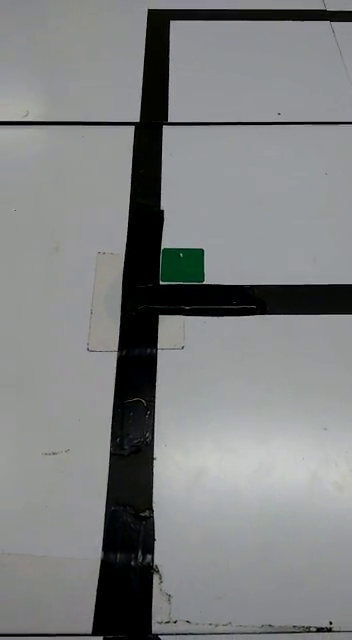
//> input picture frame 59 of line2.avi, 352 x 640 px
$ ./NotPiLine_3.1_8   (built with g++ and OpenCV 4)
//> lines starting //> are read from the running program, lines starting //| are printed output that depends on the picture; after the words box and inside, x2 and y2 are one past the last pixel; in counts of white or black regions, pixels touching at a corner belong together
//============================================================================
// Name        : VideoShow.cpp
// Author      : Frederik Eberhard
// Version     :
// Copyright   : Your copyright notice
// Description : Line-detection-programm (no comms)
//============================================================================

#include <iostream>
#include "opencv2/opencv.hpp"


using namespace std;
using namespace cv;

int pic_rows;
int pic_cols;
const int ANZAHL = 5;

const float mingross = 0.1;   //prozent von gesamten ROI, die die Linie mindestens aufnehmen muss, bevor sie gezählt wird  (0.1)
const float cerheigth = 0.6; //linethickness value (how high, bevor it is considered to be vertical and is counted)

float ymin = 0;
float ymax = 0;
float xmin = 0;
float xmax = 0;

int index_arr[ANZAHL][ANZAHL];
int roisize = 0;

cv::Mat img_rgb;
cv::Mat img_gminb;		 //gruen minus blau
cv::Mat img_gminr;		 //gruen minus rot
cv::Mat img_unterschied; //unterschied zwichen den beiden oberen /\ ( gminb und gminr )
cv::Mat img_binunt; 		 //Bin�risiert auf den Unterschied
cv::Mat img_binhell; 		 //Bin�risiert auf die Helligkeit
cv::Mat img_binsw;
cv::Mat img_blur;   //unused
cv::Mat img_roi;    //unused
cv::Mat img_bin;
cv::Mat img_hsv;
cv::Mat img_sw;     //unused


					/*
					cv::Mat img_edgy;
					int thrVal = 100;  //starting threshhold value
					int thrVal2 = 100;  //starting threshhold value
					int thrVal3 = 100;  //starting threshhold value
					int thrVal4 = 100;  //starting threshhold value


					cv::Mat img_sat;
					int alpha = 1;
					int beta = 10;
					*/
					/*
					std::vector<int> brightnesses;
					std::vector<cv::Mat> hsv_splitmat;  //Ein Vektor von Matritzen für Hue, Saturation und Value
					std::vector<cv::Point> differences;  //x-pos == difference in Value, y-pos == pos in brightnesses
					int blackvalue;*/
					/*
					std::vector<int> brightnesses;  //stores the brightnesses at current
					std::vector<cv::Mat> hsv_splitmat;  //Ein Vektor von Matritzen für Hue, Saturation und Value
					std::vector<int> differences;  //stores the differences of current to next
					std::vector<int> blacks;  //stores the blacks
					*/
std::vector<cv::Mat> hsv_splitmat;  //Ein Vektor von Matritzen für Hue, Saturation und Value
int color_values[256];
int blackvalue;

std::vector<cv::Mat> splitmat;  //Ein Vektor von Matritzen für Rot, Gruen und Blau

cv::Mat ROIs[ANZAHL][ANZAHL]; //Vector of Matritzen
std::vector<std::vector<cv::Point> > contours_arr[ANZAHL][ANZAHL]; //für schwarz

cv::Point Dots[ANZAHL][ANZAHL];
cv::Point DotsReal[ANZAHL][ANZAHL];
bool Connections[ANZAHL][ANZAHL][4];  //[x][y]Point on grid 0123 Connections to  top left bottom right

									  //cv::Point Links[ANZAHL][ANZAHL][4][4];  //first two [][] for current x,y pos  next[] for which connection and last[] for wich connection on the deleted node
std::vector<cv::Point> Links[ANZAHL][ANZAHL];  //first two [][] for current x,y pos and vector for all the Links of that field
cv::Point point;  //temp point storage
int tempdirection2; //tempdirection
int extx = 0;	// extra x value
int exty = 0;	// extra y value
				//cv::Point TempLinks[ANZAHL][ANZAHL][4][4];  //first two [][] for current x,y pos  next[] for which connection and last[] for wich connection on the deleted node
std::vector<cv::Point> TempLinks[ANZAHL][ANZAHL];

cv::Point temppoint = cv::Point(0, 0);
bool TempConnections[ANZAHL][ANZAHL][4];  //Connections that will get changed in repeat
cv::Point linesstart[ANZAHL*ANZAHL];
cv::Point linesend[ANZAHL*ANZAHL];
int amount = 0;
int linksamount = 0;

vector<vector<vector<cv::Point>>> Vertecies;  //all final Vertecies sorted by line

cv::Point greendots[2];
std::vector<std::vector<cv::Point> > contours_green[2]; //für grün ( 2 für die möglichen zwei grünen Punkte )
int index_green[2];

cv::Point heading = cv::Point();

cv::Point startPoint;  //starting Point of Line


int linethickness = 0;
//const int extravalue = 5;  //extravalue + linthickness for linescheck()
const float percentage = 1.2;  //linethickness * percentage 7

void color_set();  //name is work in progress
void img_set();
void makeROIs();
void makeConturesandDots();
void lines();
void linescheck();
void find_begining();
bool repeat(int x, int y);
bool repeat(int x, int y, bool loop, cv::Point fork, vector<cv::Point>& loopvec);
void find_greendot();
void link_clean();
void get_startPoint(cv::Point& sP);	//gets the Startpoint of the Line
void loops();
//void get_loop(cv::Point fork, vector<cv::Point>&);
void find_heading();
void draw();
void show();

int find_linethickness();
int get_av_width(int x, int y);
int get_av_height(int x, int y);
float get_median_thickness(int x, int y, bool direction);
int get_borderpos(int x, int y, int direction);
int get_borderthickness(int x, int y, int direction);
int get_maxdimensions(int x, int y, bool direction);
float get_median(vector<int>&);
float get_average(vector<int>&);
bool similar(int a, int b);
float dist(cv::Point a, cv::Point b);
cv::Point get_fork(bool(&arr)[ANZAHL][ANZAHL]);
vector<cv::Point> get_forks();
vector<vector<cv::Point>> get_fork_verts(vector<cv::Point>& forks, int pos);
void get_fork_vertex(cv::Point pos, cv::Point startingFork, vector<cv::Point>& forks, bool(&TConnections)[ANZAHL][ANZAHL][4], std::vector<cv::Point>(&TLinks)[ANZAHL][ANZAHL], vector<cv::Point>& vertex);
//vector<vector<cv::Point>> get_fork_loop_vertecies(vector<cv::Point>(&tempVertexLinks)[ANZAHL][ANZAHL], bool(&save_verts_at_fork)[ANZAHL][ANZAHL]);
//vector<cv::Point> get_save_vertex(cv::Point pos, vector<cv::Point>& vertex, vector<cv::Point>(&tempVertexLinks)[ANZAHL][ANZAHL], bool(&save_verts_at_fork)[ANZAHL][ANZAHL]);
void create_vertecies(vector<vector<cv::Point>>& final_verts, cv::Point lastVertexEnd, cv::Point lastPosition, vector<vector<vector<cv::Point>>>& vertecies);
void v_sort(vector<int>&);


int main() {

	//Erstelle Objekt von Klasse cv::VideoCapture und �ffne das Video "line.avi"
	cv::VideoCapture cap("line2.avi");

	//Pr�fe ob das Video geöffnet werden konnte
	if (!cap.isOpened()) {
		std::cout << "Problem beim �ffnen der Datei" << std::endl;
		return -1;
	}
	//Setze Framerate und die Auflösung
	cap.set(cv::CAP_PROP_FPS, 30);
	cap.set(cv::CAP_PROP_FRAME_WIDTH, 640);
	cap.set(cv::CAP_PROP_FRAME_HEIGHT, 480);

	//Füge Fenster zum Server hinzu
	cv::namedWindow("RGB");
	cv::namedWindow("BLUR");
	cv::namedWindow("GREEN");
	//	cv::namedWindow("Edges");
	cv::namedWindow("BinSW");

	while (1) {
		std::cout << "Hallo1 " << std::endl;
		cap.read(img_rgb);
//> img_rgb is the input picture: 640 rows x 352 cols, CV_8UC3; mean B, G, R 129.1, 128.8, 126.9
		std::cout << "Hallo2 " << std::endl;
		if (img_rgb.empty()) {
			std::cout << "Fehler beim holen des Bildes" << std::endl;
			return -2;
		}

		std::cout << "Hallo3 " << std::endl;
		pic_rows = img_rgb.rows;
		pic_cols = img_rgb.cols;
		std::cout << "Rows, Cols" << pic_rows << pic_cols << std::endl;
//| Rows, Cols640352

		color_set();
		//cv::cvtColor(img_rgb, img_edgy, CV_BGR2GRAY);

		std::cout << "Hallo3.5 " << std::endl;
		img_set();
		std::cout << "Hallo4 " << std::endl;
		makeROIs();
		std::cout << "Hallo5 " << std::endl;
		makeConturesandDots();
		std::cout << "Hallo6 " << std::endl;
		lines();
		std::cout << "Hallo7 " << std::endl;
		linethickness = find_linethickness();
		std::cout << "Hallo8 " << std::endl;
		linescheck();
		std::cout << "Hallo9 " << std::endl;
		find_begining();
		std::cout << "Hallo10 " << std::endl;
		find_greendot();
		std::cout << "Hallo11 " << std::endl;
		link_clean();
		get_startPoint(startPoint);
		loops();
		find_heading();
		std::cout << "Hallo12 " << std::endl;
		draw();
		std::cout << "Hallo13 " << std::endl;
		show();
		std::cout << "Hallo14 " << std::endl;
	}
	std::cout << "BYYYY " << std::endl;
	return 0;
}	//Oben wurde zuweit eingeschoben
	/*
	void color_set() {
	cv::cvtColor(img_rgb, img_edgy, CV_BGR2GRAY);
	img_sat = Mat::zeros(img_rgb.size(), img_rgb.type());
	createTrackbar("Trackbar", "Edges", &alpha, 500);
	createTrackbar("Trackbar2", "Edges", &beta, 1000);
	img_edgy.convertTo(img_sat, -1, alpha, -beta);
	}

	void color_set() {
	createTrackbar("Trackbar", "Edges", &thrVal, 500);
	cv::cvtColor(img_rgb, img_edgy, CV_BGR2GRAY);
	Canny(img_edgy, img_edgy, thrVal, thrVal*3, 3);
	vector<Vec4i> lines;
	createTrackbar("Trackbar2", "RGB", &thrVal2, 500);
	createTrackbar("Trackbar3", "RGB", &thrVal3, 500);
	createTrackbar("Trackbar4", "RGB", &thrVal4, 500);
	HoughLinesP(img_edgy, lines, 1, CV_PI / 180, thrVal2, thrVal3, thrVal4);
	for (size_t i = 0; i < lines.size(); i++)
	{
	line(img_rgb, Point(lines[i][0], lines[i][1]),
	Point(lines[i][2], lines[i][3]), Scalar(0, 255, 255), 3, 8);
	}
	}
	*/
	/*
	void color_set() {
	brightnesses.clear();
	differences.clear();

	std::cout << "Hallo3.1 " << std::endl;
	//RGB -> HSV
	cv::cvtColor(img_rgb, img_hsv, cv::COLOR_BGR2HSV);
	cv::split(img_hsv, hsv_splitmat);

	for (int y = pic_rows - 1; y > 0 + ((pic_rows / 5) * 2); y -= (pic_rows / 5)) {
	for (int x = 0; x < pic_cols; x += 2) {
	brightnesses.push_back(hsv_splitmat[2].at<uchar>(y, x));  //using only the value (brightness of pixel)
	}
	}
	v_sort(brightnesses);
	std::cout << "Hallo3.4 " << std::endl;
	std::cout << "Brightnesses : ";
	for (int i = 0; i < brightnesses.size(); i++) {
	std::cout << " " << brightnesses[i];
	}
	std::cout << std::endl;

	for (int j = 0; j < brightnesses.size() - 1; j++) {
	differences.push_back(cv::Point((brightnesses[j + 1] - brightnesses[j]), j));
	}
	vector<int> holdvector;
	for (int i = 0; i < differences.size(); i++) {
	holdvector.push_back(differences[i].x);
	}
	v_sort(holdvector);
	std::cout << "Hallo3.5 " << std::endl;
	std::cout << "Differences : ";
	for (int i = 0; i < holdvector.size(); i++) {
	std::cout << " " << holdvector[i];
	}
	std::cout << std::endl;

	int v = holdvector[holdvector.size() - 1];
	for (int i = 0; i < differences.size(); i++) {
	if (differences[i].x == v) {
	blackvalue = brightnesses[differences[i].y];
	}
	}
	std::cout << "Hallo3.6 " << std::endl;
	std::cout << "Blackvalue " << blackvalue << std::endl;

	}*/
	/*
	void color_set() {
	blacks.clear();
	blackvalue = 0;

	std::cout << "Hallo3.1 " << std::endl;
	cv::cvtColor(img_rgb, img_hsv, cv::COLOR_BGR2HSV);
	cv::split(img_hsv, hsv_splitmat);

	int mediandiffernce = 0;
	int beginning = 0;
	int end = pic_cols;

	for (int i = 0; i < 3; i++) {
	brightnesses.clear();
	differences.clear();

	mediandiffernce = 0;
	beginning = 0;
	end = pic_cols;

	int y = static_cast<int>((pic_rows / 5) * (5 - i)) - 1;  //static_cast<int> converts to data type ( in this case int )
	std::cout << "Hallo3.2 " << " y " << y << std::endl;
	for (int x = 0; x < pic_cols; x += 2) {
	brightnesses.push_back(hsv_splitmat[2].at<uchar>(y, x));  //using only the value (brightness of pixel)
	}

	std::cout << "brightnesses : ";
	for (int i = 0; i < brightnesses.size(); i++) {
	std::cout << " " << brightnesses[i];
	}
	std::cout << std::endl;

	for (int j = 0; j < brightnesses.size() - 1; j++) {
	differences.push_back(std::abs(brightnesses[j + 1] - brightnesses[j]));  //absolute difference
	}

	std::cout << "differences : ";
	for (int i = 0; i < differences.size(); i++) {
	std::cout << " " << differences[i];
	}
	std::cout << std::endl;

	mediandiffernce = get_average(differences);
	std::cout << "Hallo3.3 " << " mediandiffernce " << mediandiffernce << std::endl;
	for (int j = 0; j < differences.size(); j++) {
	if (differences[j] > (mediandiffernce + 1) * 2) {
	std::cout << "Hallo3.4 " << std::endl;
	if (brightnesses[j] > brightnesses[j + 1]) {  //if current is bigger than next ( white -> black )
	beginning = j + 1;
	}
	else {
	end = j;
	}
	}
	}

	std::cout << "Hallo3.5 " << "beginning : " << beginning << " end : " << end << std::endl;

	if (beginning != 0 || end != pic_cols) {
	for (int j = beginning; j < end; j++) {
	blacks.push_back(brightnesses[j]);
	}
	}
	}
	std::cout << "blacks : ";
	for (int i = 0; i < blacks.size(); i++) {
	std::cout << " " << blacks[i];
	}
	std::cout << std::endl;

	blackvalue = get_average(blacks);
	}*/

void color_set() {
	int val = 0;
	int loc[] = { 0,255 };  // 0 = black  1 = white
	bool ready = false;
	for (int i = 0; i < 256; i++) {
		color_values[i] = 0;
	}

	std::cout << "Hallo3.1 " << std::endl;
	//RGB -> HSV
	cv::cvtColor(img_rgb, img_hsv, cv::COLOR_BGR2HSV);
//> img_hsv: 640 rows x 352 cols, CV_8UC3; mean H, S, V 79.6, 18.8, 130.2
	cv::split(img_hsv, hsv_splitmat);
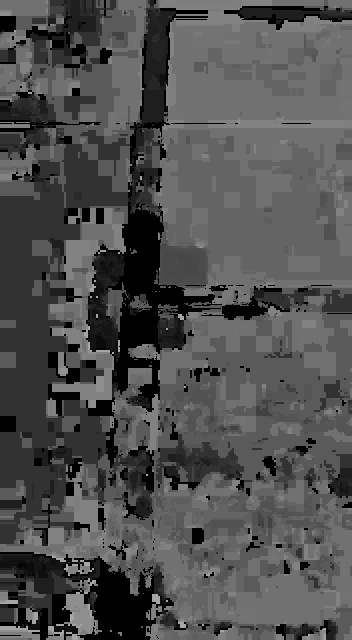
//> hsv_splitmat[0]: 640 rows x 352 cols, CV_8UC1; min 0, max 168, mean 79.6
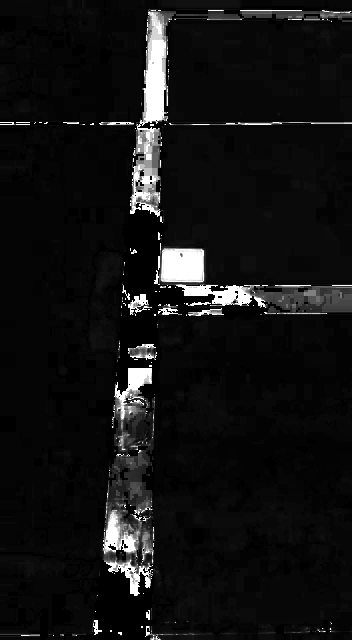
//> hsv_splitmat[1]: 640 rows x 352 cols, CV_8UC1; min 0, max 255, mean 18.8

	for (int y = 0; y < pic_rows; y++) {
		for (int x = 0; x < pic_cols; x++) {
			val = hsv_splitmat[2].at<uchar>(y, x);
			//std::cout << "val " << val << std::endl;
			color_values[val]++;
		}
	}
//> this loop made 640 passes
//> val on passes 1 to 3: 141, 141, 142
//> after the loop, val = 127; color_values = 256 values, max 19257 at index 156, min 0 at index 204, mean 880
	for (int i = 0; i < 256; i++) {
		std::cout << i << ": " << color_values[i] << std::endl;
	}
//> this loop made 256 passes
//| 0: 9814
//| 1: 1558
//| 2: 1703
//| 3: 2271
//| 4: 2099
//> (output is shown up to pass 5 of 256)

	for (int i = 0; i < 256; i++) {
		if (color_values[i] > 3000) {
			ready = true;
		}
		if (ready == true) {
			if (color_values[i] >= (color_values[loc[0]] * 0.3)) {
				if (color_values[i] > color_values[loc[0]]) {
					loc[0] = i;
				}
			}
			else {
				std::cout << "i " << i << " loc " << loc[0] << std::endl;
				break;
			}
		}
	}
	ready = false;
	for (int i = 255; i >= 0; i--) {
		if (color_values[i] > 3000) {
			ready = true;
		}
		if (ready == true) {
			if (color_values[i] >= (color_values[loc[1]] * 0.3)) {
				if (color_values[i] > color_values[loc[1]]) {
					loc[1] = i;
				}
			}
			else {
				std::cout << "i " << i << " loc " << loc[1] << std::endl;
				break;
			}
		}
	}

	std::cout << "blackvalue " << (loc[0] + loc[1]) / 2 - 5 << std::endl;
	blackvalue = (loc[0] + loc[1]) / 2 - 5;
}

/*
void color_set() {  //medium value of image
	int a = 0;
	for (int x = 0; x < pic_cols; x++) {
		for (int y = 0; y < pic_rows; y++) {
			a += hsv_splitmat[2].at<uchar>(y, x);
		}
	}
	a /= pic_cols*pic_rows;  //average image value
	blackvalue = a;
}
*/

void img_set() {

	//Binarisierung + Green Image
	cv::inRange(img_hsv, cv::Scalar(60, 100, 25), cv::Scalar(90, 255, 150), img_bin);
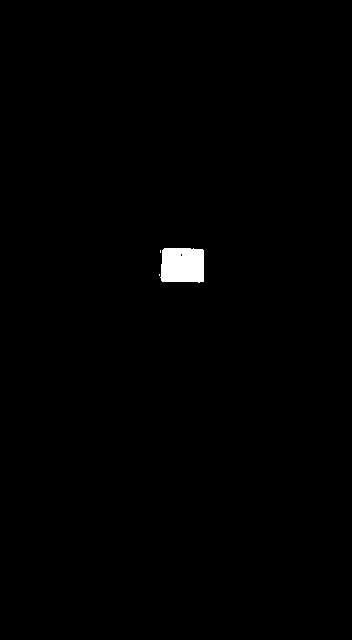
//> img_bin: 640 rows x 352 cols, CV_8UC1; 0.64% white; 3 white regions (2 under 20 px), largest, box (x1, y1, x2, y2) and area: (160, 248, 204, 283) 1430
	cv::inRange(img_hsv, cv::Scalar(0, 0, 0), cv::Scalar(180, 255, blackvalue), img_binhell); //letzet Wert ist Helligkeit   (100)
//> img_binhell: 640 rows x 352 cols, CV_8UC1; 16% white; 21 white regions (19 under 20 px), largest, box (x1, y1, x2, y2) and area: (0, 9, 352, 640) 34585, (161, 248, 204, 283) 1405

																							  //White Image
	cv::split(img_rgb, splitmat);
	img_gminb = cv::abs(splitmat[0] - splitmat[1]);		// gruen - blau
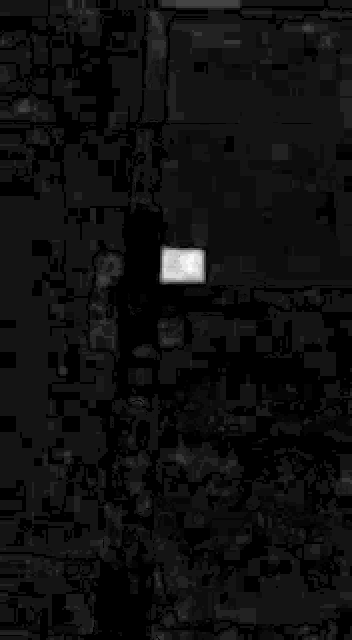
//> img_gminb: 640 rows x 352 cols, CV_8UC1; min 0, max 37, mean 2.3; drawn with min black and max white
	img_gminr = cv::abs(splitmat[1] - splitmat[2]);		// gruen - rot
	img_unterschied = cv::abs(img_gminb - img_gminr);	// Unterschied ausrechenen; klein=schwarz oder weiß
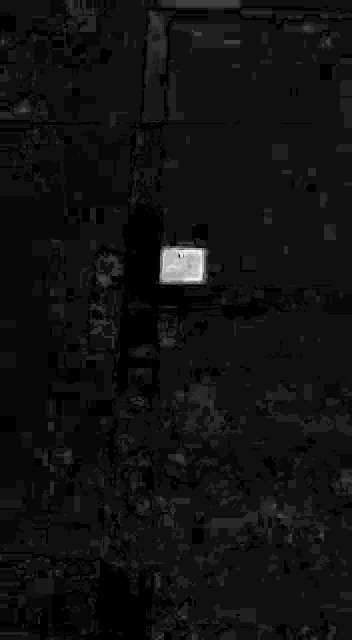
//> img_unterschied: 640 rows x 352 cols, CV_8UC1; min 0, max 31, mean 2; drawn with min black and max white
	cv::inRange(img_unterschied, cv::Scalar(0), cv::Scalar(8), img_binunt);
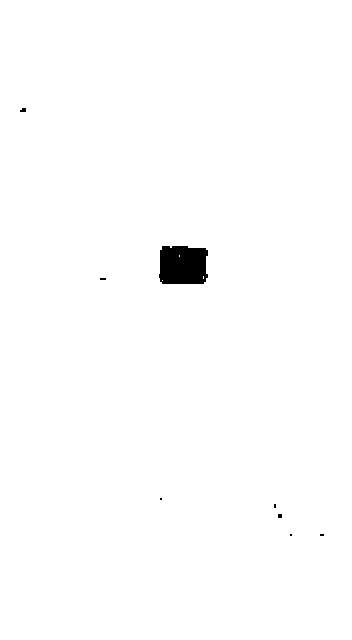
//> img_binunt: 640 rows x 352 cols, CV_8UC1; 99.2% white; 8 black regions (6 under 20 px), largest, box (x1, y1, x2, y2) and area: (159, 246, 208, 284) 1710, (20, 108, 26, 112) 20

	cv::bitwise_and(img_binunt, img_binhell, img_binsw);
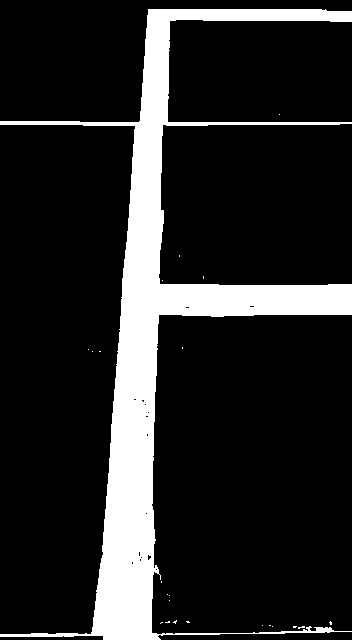
//> img_binsw: 640 rows x 352 cols, CV_8UC1; 15.4% white; 23 white regions (22 under 20 px), largest, box (x1, y1, x2, y2) and area: (0, 9, 352, 640) 34576

	/*
	//Blured Image
	cv::Rect roi(0, pic_rows / 3, pic_cols, (pic_cols / 5) * 4); //Laufwerte (0, 240, 640, 240)
	img_roi = img_binsw(roi);
	cv::GaussianBlur(img_roi, img_blur, Size(5, 5), 0, 0);
	cv::inRange(img_blur, cv::Scalar(0, 0, 0), cv::Scalar(50, 45, 45),img_blur);
	cv::bitwise_not(img_blur, img_sw); //schwarz wei� tauschen
	*/
}

void makeROIs() {
	xmin = 0;
	xmax = 0;
	ymin = 0;
	ymax = 0;
	for (int x = 0; x < ANZAHL; x++) {
		xmin = (img_binsw.cols / (ANZAHL)) * x;
		xmax = (img_binsw.cols / (ANZAHL)) * (x + 1);
		for (int y = 0; y < ANZAHL; y++) {
			ymin = (img_binsw.rows / (ANZAHL)) * y;
			ymax = (img_binsw.rows / (ANZAHL)) * (y + 1);

			//			std::cout << "xmin " << xmin << std::endl;
			//			std::cout << "xmax " << xmax << std::endl;
			//			std::cout << "ymin " << ymin << std::endl;
			//			std::cout << "ymax " << ymax << std::endl;

			//			  X  ,  Y  ,   WIDTH  ,   HEIGHT
			cv::Rect roi(xmin, ymin, xmax - xmin, ymax - ymin);
			//			std::cout << "Hallo4.1 " << std::endl;
			ROIs[x][y] = img_binsw(roi);
			//			std::cout << "Hallo4.2 " << std::endl;
			cv::GaussianBlur(ROIs[x][y], ROIs[x][y], Size(5, 5), 0, 0);
			//			std::cout << "Hallo4.3 " << std::endl;
			cv::inRange(ROIs[x][y], cv::Scalar(0, 0, 0), cv::Scalar(50, 45, blackvalue), ROIs[x][y]);  //50 , 45 , 45
																									   //			std::cout << "Hallo4.4 " << std::endl;
			cv::bitwise_not(ROIs[x][y], ROIs[x][y]); //schwarz weiß tauschen
													 //			std::cout << "Hallo4.5 " << std::endl;
													 //cv::imshow("BLUR", ROIs[x][y]);
		}
	}
//> after the loop, ymin = 512; ymax = 640
//> (the rest of the program and of its run is left out)
